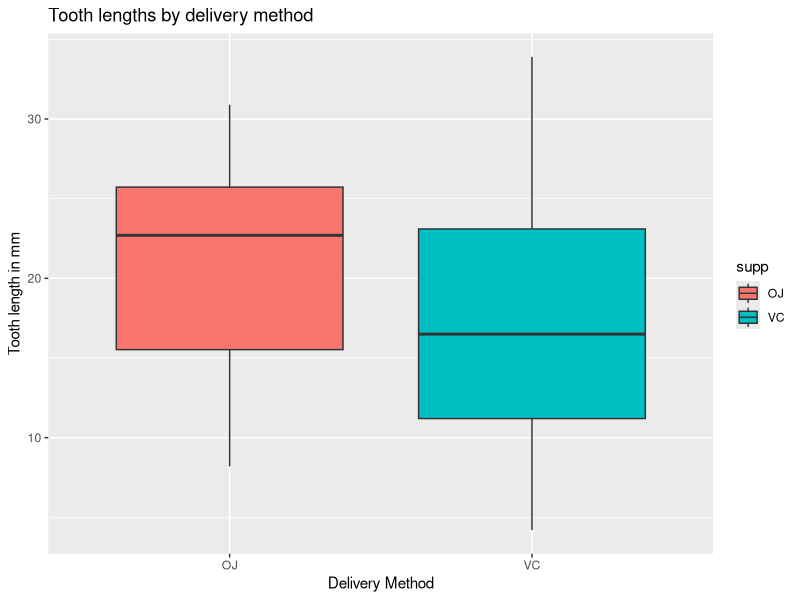
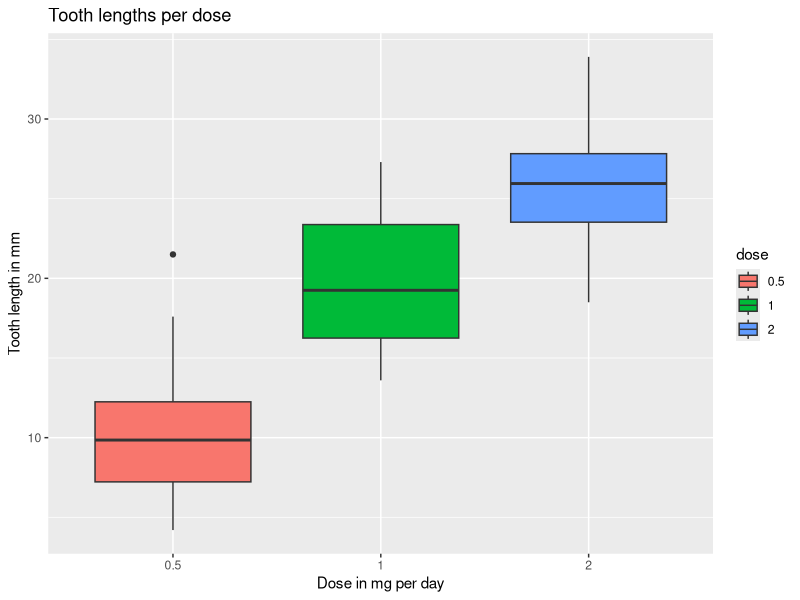

The R source for these figures, in order:
## ---- chunk 1
require(knitr)
opts_chunk$set(echo = TRUE)
## ---- chunk 2
require(datasets)
require(ggplot2)
data("ToothGrowth")
## ---- chunk 3
str(ToothGrowth)
## ---- chunk 4

## By Delivery Method:
ggplot(ToothGrowth, aes(supp, len)) + geom_boxplot(aes(fill=supp)) +
        labs(title = "Tooth lengths by delivery method",
                x = "Delivery Method", y = "Tooth length in mm")

## By Dose:
ToothGrowth$dose<-as.factor(ToothGrowth$dose)
ggplot(ToothGrowth, aes(dose, len)) + geom_boxplot(aes(fill=dose)) +
        labs(title = "Tooth lengths per dose",
                x = "Dose in mg per day", y = "Tooth length in mm")
## ---- chunk 5
summary(ToothGrowth)
## ---- chunk 6
TOJ <- ToothGrowth[ToothGrowth$supp=="OJ",]$len
TVC <- ToothGrowth[ToothGrowth$supp=="VC",]$len
t.test(x = TOJ,y = TVC,var.equal = TRUE)$conf.int
## ---- chunk 7
Tp5 <- ToothGrowth[ToothGrowth$dose==0.5,]$len
T2 <- ToothGrowth[ToothGrowth$dose==2,]$len
t.test(x = Tp5,y = T2,var.equal = TRUE)$conf.int
